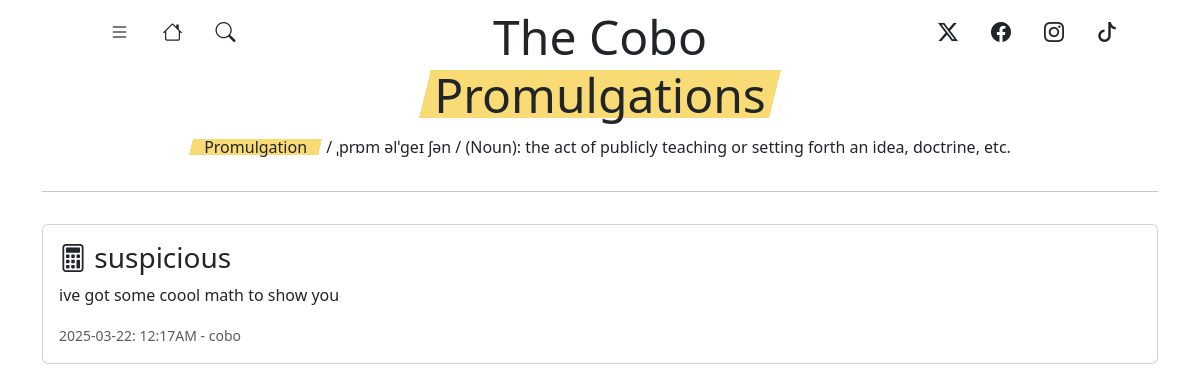
Page /home on the earlier database version.
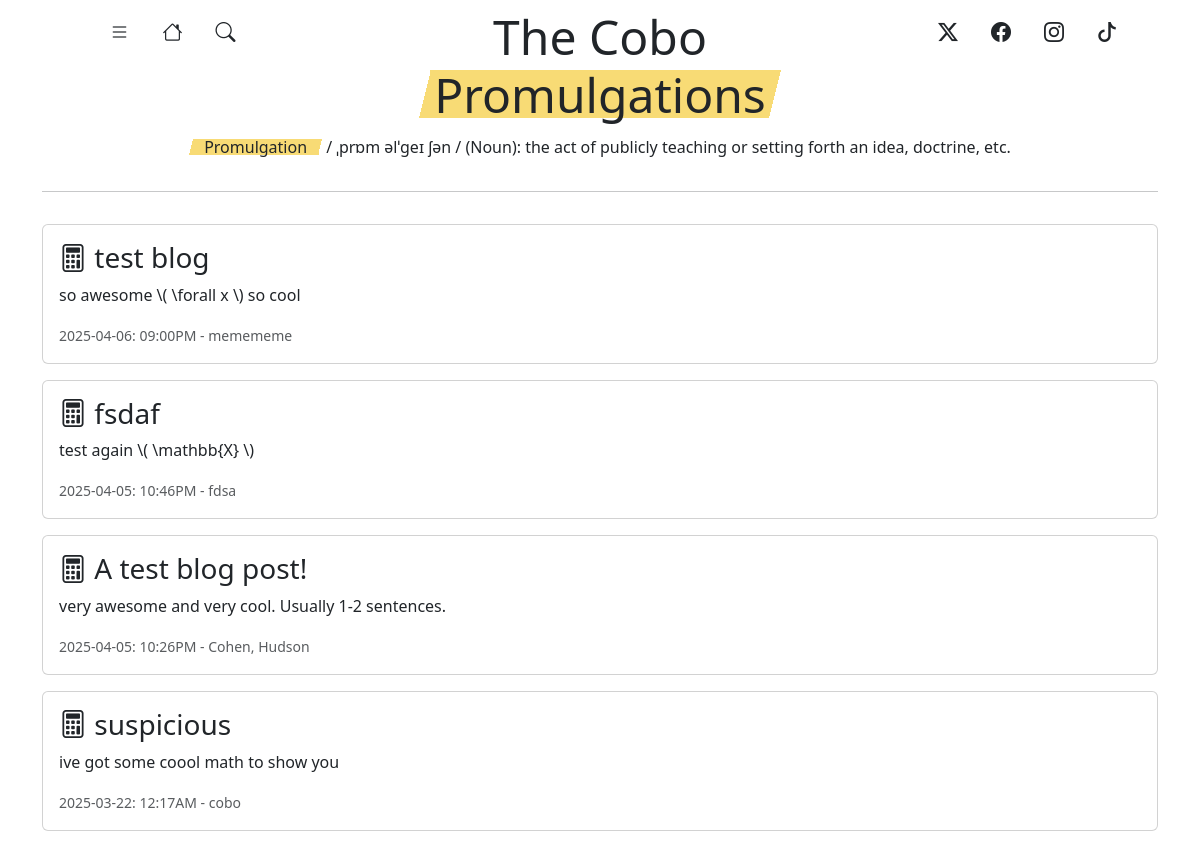
Same page on the later database version.
### flaskapp/models.py (models this page shows, shortened)
class Post(db.Model):
    id = db.Column(db.Integer, primary_key=True)
    title = db.Column(db.String(100), nullable=False)
    date_posted = db.Column(db.DateTime, nullable=False, default=datetime.utcnow)
    content = db.Column(db.Text(1000), nullable=False)
    description = db.Column(db.Text(1000), nullable=False)
    blog_type = db.Column(db.String, nullable=False)
    authors = db.Column(db.String, nullable=False)
    user_id = db.Column(db.Integer, db.ForeignKey('user.id')) # removed a nullable=False argument to allow for deletion of users but may cause bugs idk

### flaskapp/routes.py (the view)
@app.route("/")
@app.route("/home")
def render_index():
    posts = Post.query.order_by(Post.date_posted.desc())
    return render_template('index.html', posts=posts)

### flaskapp/templates/index.html (shortened to what this page needs)
{% extends 'base.html' %}
{% block content %}
{% for post in posts %}
  <a href="{{ url_for('render_blog', blog_id=post.id) }}" class="link-underline link-underline-opacity-0" style="z-index: -1">
    <div class="card mb-3">
        <div class="row g-0">
          <div class="col">
            <div class="card-body">
              <h3 class="card-title">
                {% if post.blog_type == 'Proof' %}
                  <i class="bi bi-calculator"></i>
                {% elif post.blog_type == 'Writing' %}
                  <i class="bi bi-pencil-square"></i>
                {% elif post.blog_type == 'Personal' %}
                  <i class="bi bi-person-arms-up"></i>
                {% elif post.blog_type == 'Other' %}
                  <i class="bi bi-substack"></i>
                {% endif %}
                {{ post.title }}
              </h3>
              <p class="card-text">{{ post.description }}</p>
              <p class="card-text"><small class="text-muted">{{ post.date_posted.strftime('%Y-%m-%d: %I:%M%p') }} - {{ post.authors }}</small></p>
            </div>
          </div>
        </div>
    </div>
  </a>
{% endfor %}
{% endblock %}

### flaskapp/templates/base.html (shortened to what this page needs)
<!DOCTYPE html>
<html lang="en" class="h-100">
<head>
    <link href="https://cdn.jsdelivr.net/npm/bootstrap@5.3.3/dist/css/bootstrap.min.css" rel="stylesheet"
>
    <link rel="stylesheet" href="https://cdnjs.cloudflare.com/ajax/libs/hover.css/2.3.1/css/hover-min.css"
>
    <link href="{{ url_for('static', filename='css/style.css') }}" rel="stylesheet">
    <link rel="stylesheet" href="https://cdn.jsdelivr.net/npm/bootstrap-icons@1.11.3/font/bootstrap-icons.min.css">
</head>
<body class="d-flex flex-column h-100 mt-1">
    <div class="container text-center mt-1 justify-content-center">
        <div class="row">
            <div class="col">
                <div class="btn-group">
                    <div class="dropdown">
                        <button class="btn btn-lg" type="button" data-bs-toggle="dropdown" aria-expanded="false">
                            <i class="bi bi-list"></i>
                        </button>
                    </div>
                    <a class="btn btn-lg" type="button" href="{{ url_for('render_index') }}">
                        <i class="bi bi-house"></i>
                    </a>
                    <button class="btn btn-lg" type="button" data-bs-toggle="modal" data-bs-target="#exampleModal">
                        <i class="bi bi-search"></i>
                    </button>
                </div>
            </div>
            <div class="col-6">
                <h1 class="display-5 text-center"><strong>The Cobo <span class="highlightSpan">Promulgations</span></strong></h1>
            </div>
            <div class="col">
                <div class="btn-group">
                    <button type="button" class="btn btn-lg">
                        <i class="bi bi-twitter-x"></i>
                    </button>
                    <button type="button" class="btn btn-lg">
                        <i class="bi bi-facebook"></i>
                    </button>
                    <button type="button" class="btn btn-lg">
                        <i class="bi bi-instagram"></i>
                    </button>
                    <button type="button" class="btn btn-lg">
                        <i class="bi bi-tiktok"></i>
                    </button>
                </div>
            </div>
        </div>
        <div class="row mt-1">
            <div class="col">
                <p><span class="highlightSpan">Promulgation</span> / ˌprɒm əlˈgeɪ ʃən / (Noun): the act of publicly teaching or setting forth an idea, doctrine, etc.</p>
            </div>
        </div>
        <hr>
    </div>
    <main class="flex-shrink-0">
        <div class="container py-3">
            {% block content %}{% endblock %}
        </div>
    </main>
</body>
</html>

### flaskapp/static/css/style.css (style rules this page uses)
.highlightSpan { background-color: transparent; background-image: linear-gradient( to bottom right, transparent 50%, #f8db75 50% 100% ), linear-gradient( to right, #f8db75, #f8db75 ), linear-gradient( to top left, transparent 50%, #f8db75 50% ) ; background-size: 0.25em 1em, calc(100% - 0.25em * 2 + 1px) 1em, 0.25em 1em ; background-position: left center, center, right center ; background-repeat: no-repeat; padding: 15px; }

Differences in the rows shown:
added Post: blog_type "Proof" (drawn), title "test blog", description "so awesome \\( \\forall x \\) so cool", date_posted "2025-04-06: 09:00PM", authors "memememe"
added Post: blog_type "Proof" (drawn), title "fsdaf", description "test again \\( \\mathbb{X} \\)", date_posted "2025-04-05: 10:46PM", authors "fdsa"
added Post: blog_type "Proof" (drawn), title "A test blog post!", description "very awesome and very cool. Usually 1-2 sentences.", date_posted "2025-04-05: 10:26PM", authors "Cohen, Hudson"
